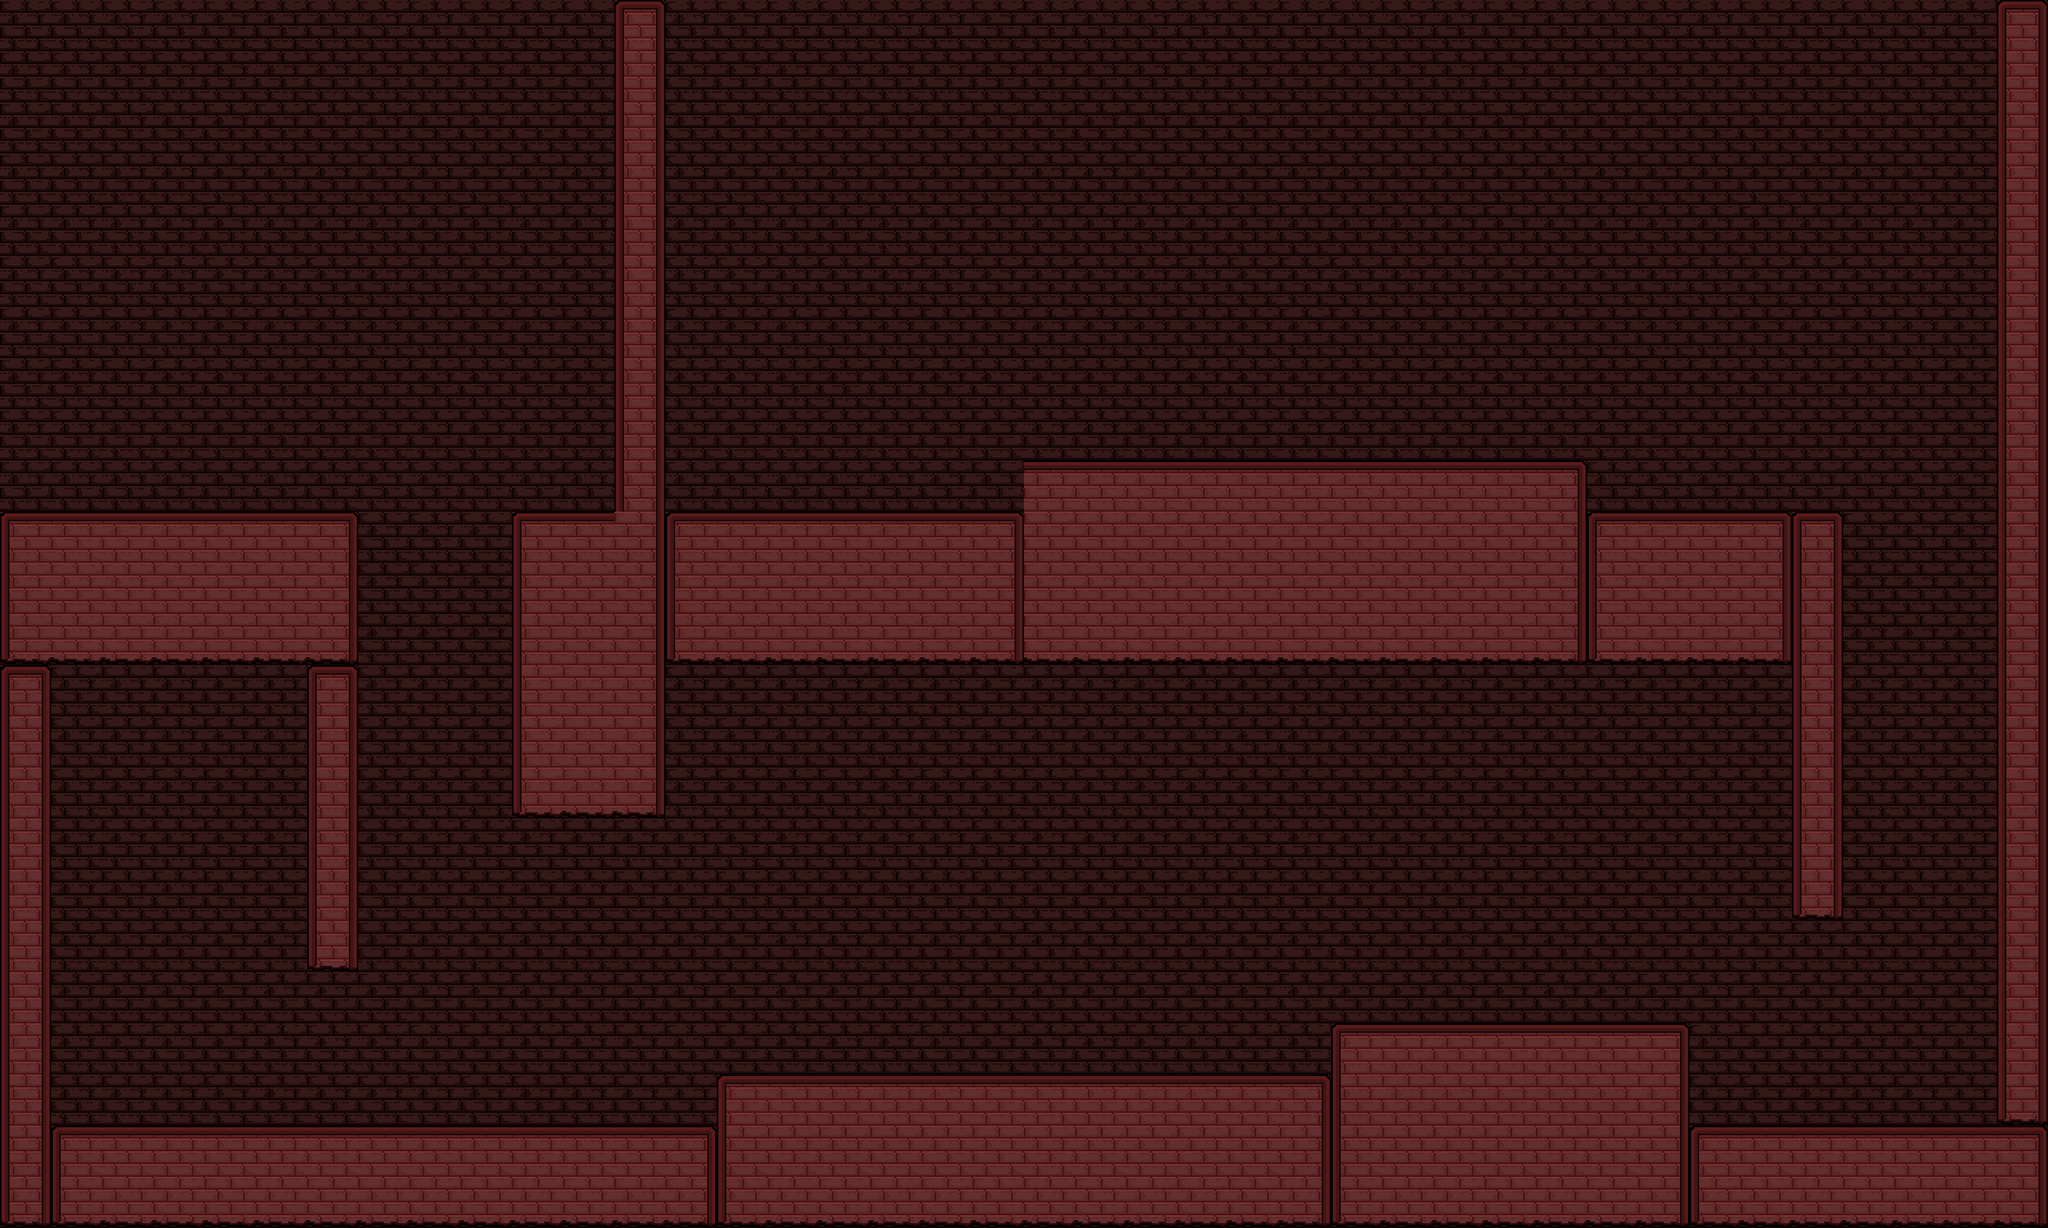

The image is a tile-based game level rendered from a .tmx file. Its description and source (layers, tilesets, objects; grid data summarised) follow:
An orthogonal 40x24 tile map with 64x64 px tiles, 2 tile layers (BG, Tiles), 2 tilesets and 47 objects (14x Floor, 14x Coin, 5x Enemy, 4x Camera, 3x Spike, ...).

<map version="1.2" tiledversion="1.2.0" orientation="orthogonal" renderorder="right-down" width="40" height="24" tilewidth="64" tileheight="64" infinite="0" nextlayerid="4" nextobjectid="53">
 <tileset firstgid="1" source="level 2 background.tsx" />
 <tileset firstgid="2" source="level 2 tiles.tsx" />
 <layer id="1" name="BG" width="40" height="24">
  <data>[960 cells, 960 non-empty, 1 distinct tile ids]</data>
 </layer>
 <layer id="2" name="Tiles" width="40" height="24">
  <data>[960 cells, 277 non-empty, 12 distinct tile ids]</data>
 </layer>
 <objectgroup id="3" name="Object Layer 1">
  <object id="2" name="Camera" x="0" y="-64" width="896" height="64">
   <properties>
    <property name="direction" value="1" />
   </properties>
  </object>
  <object id="3" name="Camera" x="-64" y="0" width="64" height="960">
   <properties>
    <property name="direction" value="4" />
   </properties>
  </object>
  <object id="4" name="Camera" x="0" y="1536" width="832" height="64">
   <properties>
    <property name="direction" value="3" />
   </properties>
  </object>
  <object id="5" name="Camera" x="2560" y="0" width="64" height="1216">
   <properties>
    <property name="direction" value="2" />
   </properties>
  </object>
  <object id="6" name="Start" x="0" y="0" width="64" height="64">
   <properties>
    <property name="direction" value="right" />
   </properties>
  </object>
  <object id="7" name="Player" x="128" y="512" width="64" height="64">
   <properties>
    <property name="direction" value="right" />
   </properties>
  </object>
  <object id="9" name="Floor" x="0" y="640" width="448" height="192" />
  <object id="10" name="Door" x="-0.00390625" y="496.004" width="15" height="144">
   <properties>
    <property name="direction" value="left" />
    <property name="open" value="0" />
    <property name="openKeys" value="4" />
    <property name="openTo" value="1" />
   </properties>
  </object>
  <object id="11" name="Floor" x="0" y="1408" width="2560" height="128" />
  <object id="12" name="Floor" x="2496" y="0" width="64" height="1408" />
  <object id="13" name="Floor" x="2240" y="640" width="64" height="512" />
  <object id="14" name="Floor" x="896" y="1344" width="1216" height="64" />
  <object id="15" name="Floor" x="1664" y="1280" width="448" height="64" />
  <object id="17" name="Floor" x="640" y="640" width="1600" height="192" />
  <object id="18" name="Floor" x="1280" y="576" width="704" height="64" />
  <object id="19" name="Floor" x="768" y="0" width="64" height="640" />
  <object id="20" name="Floor" x="0" y="-64" width="2560" height="64" />
  <object id="22" name="Floor" x="0" y="0" width="15" height="496">
   <properties>
    <property name="door" value="1" />
   </properties>
  </object>
  <object id="23" name="Floor" x="0" y="832" width="64" height="576" />
  <object id="24" name="Door" x="960" y="448" width="128" height="192">
   <properties>
    <property name="direction" value="back" />
    <property name="open" value="0" />
    <property name="openKeys" value="1" />
    <property name="openTo" value="3" />
   </properties>
  </object>
  <object id="25" name="Enemy" x="1600" y="448" width="64" height="64">
   <properties>
    <property name="Etype" value="23" />
    <property name="keyReq" value="0" />
    <property name="mode" value="standard" />
    <property name="number" value="0" />
   </properties>
  </object>
  <object id="26" name="Enemy" x="1408" y="1216" width="64" height="64">
   <properties>
    <property name="Etype" value="20" />
    <property name="keyReq" value="0" />
    <property name="mode" value="standard" />
    <property name="number" value="1" />
   </properties>
  </object>
  <object id="27" name="EBound" x="960" y="1152" width="64" height="192" />
  <object id="28" name="Enemy" x="1856" y="1152" width="64" height="64">
   <properties>
    <property name="Etype" value="24" />
    <property name="keyReq" value="0" />
    <property name="mode" value="standard" />
    <property name="number" value="2" />
   </properties>
  </object>
  <object id="29" name="Floor" x="384" y="832" width="64" height="384" />
  <object id="30" name="Coin" x="128" y="960" width="64" height="64">
   <properties>
    <property name="number" value="0" />
    <property name="value" value="5" />
   </properties>
  </object>
  <object id="31" name="Coin" x="192" y="960" width="64" height="64">
   <properties>
    <property name="number" value="1" />
    <property name="value" value="5" />
   </properties>
  </object>
  <object id="32" name="Coin" x="192" y="1024" width="64" height="64">
   <properties>
    <property name="number" value="2" />
    <property name="value" value="5" />
   </properties>
  </object>
  <object id="33" name="Coin" x="128" y="1024" width="64" height="64">
   <properties>
    <property name="number" value="3" />
    <property name="value" value="5" />
   </properties>
  </object>
  <object id="34" name="Coin" x="128" y="1088" width="64" height="64">
   <properties>
    <property name="number" value="4" />
    <property name="value" value="5" />
   </properties>
  </object>
  <object id="35" name="Coin" x="192" y="1088" width="64" height="64">
   <properties>
    <property name="number" value="5" />
    <property name="value" value="5" />
   </properties>
  </object>
  <object id="36" name="Coin" x="192" y="1152" width="64" height="64">
   <properties>
    <property name="number" value="6" />
    <property name="value" value="5" />
   </properties>
  </object>
  <object id="37" name="Coin" x="128" y="1152" width="64" height="64">
   <properties>
    <property name="number" value="7" />
    <property name="value" value="5" />
   </properties>
  </object>
  <object id="38" name="Coin" x="256" y="960" width="64" height="64">
   <properties>
    <property name="number" value="8" />
    <property name="value" value="5" />
   </properties>
  </object>
  <object id="39" name="Coin" x="256" y="1024" width="64" height="64">
   <properties>
    <property name="number" value="9" />
    <property name="value" value="5" />
   </properties>
  </object>
  <object id="40" name="Coin" x="256" y="1088" width="64" height="64">
   <properties>
    <property name="number" value="10" />
    <property name="value" value="5" />
   </properties>
  </object>
  <object id="41" name="Coin" x="256" y="1152" width="64" height="64">
   <properties>
    <property name="number" value="11" />
    <property name="value" value="5" />
   </properties>
  </object>
  <object id="42" name="Coin" x="2304" y="1088" width="64" height="64">
   <properties>
    <property name="number" value="12" />
    <property name="value" value="6" />
   </properties>
  </object>
  <object id="44" name="Coin" x="2304" y="832" width="64" height="64">
   <properties>
    <property name="number" value="13" />
    <property name="value" value="6" />
   </properties>
  </object>
  <object id="45" name="Spike" x="832" y="1344" width="64" height="64">
   <properties>
    <property name="direction" value="1" />
   </properties>
  </object>
  <object id="46" name="Spike" x="1600" y="1280" width="64" height="64">
   <properties>
    <property name="direction" value="1" />
   </properties>
  </object>
  <object id="47" name="Spike" x="1984" y="576" width="64" height="64">
   <properties>
    <property name="direction" value="2" />
   </properties>
  </object>
  <object id="48" name="Player" x="1152" y="512" width="64" height="64">
   <properties>
    <property name="direction" value="back" />
   </properties>
  </object>
  <object id="49" name="Start" x="640" y="0" width="64" height="64">
   <properties>
    <property name="direction" value="back" />
   </properties>
  </object>
  <object id="50" name="Floor" x="640" y="832" width="192" height="192" />
  </objectgroup>
</map>
<!-- 2 of 47 objects omitted -->
